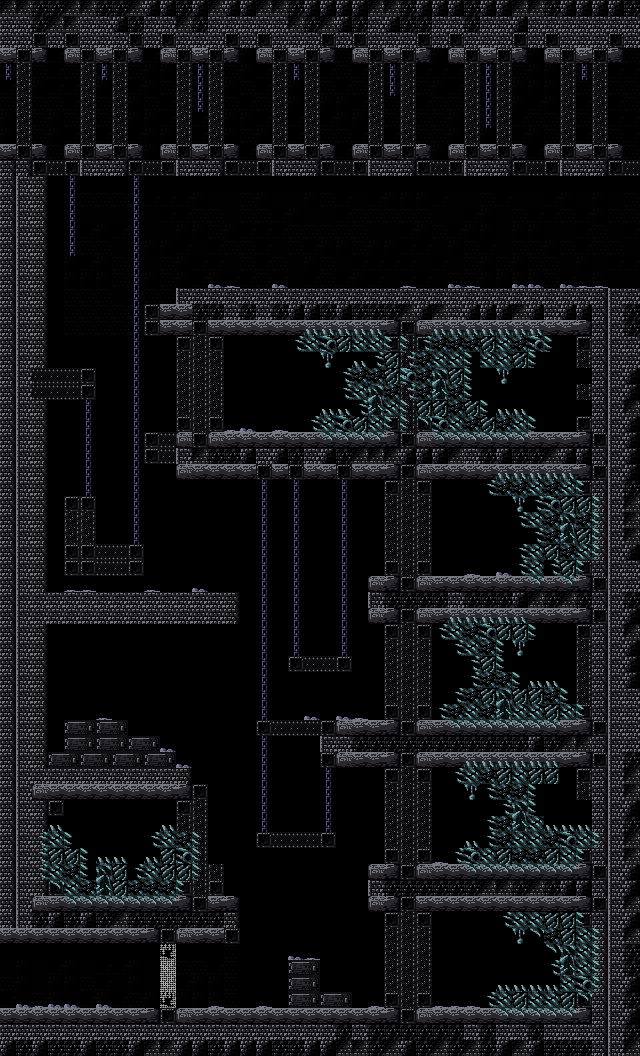

The image is a tile-based game level rendered from a .tmx file. Its description and source (layers, tilesets, objects; grid data summarised) follow:
An orthogonal 40x66 tile map with 16x16 px tiles, 3 tile layers (Background, Collision, Foreground).

<map version="1.10" tiledversion="1.10.2" orientation="orthogonal" renderorder="right-down" width="40" height="66" tilewidth="16" tileheight="16" infinite="0" nextlayerid="5" nextobjectid="1">
 <tileset firstgid="1" source="../tileset/tileset.tsx" />
 <layer id="4" name="Background" class="Layer" width="40" height="66">
  <properties>
   <property name="type" propertytype="LayerType" value="background" />
  </properties>
  <data>[2640 cells, 596 non-empty, 8 distinct tile ids]</data>
 </layer>
 <layer id="1" name="Collision" width="40" height="66">
  <data>[2640 cells, 1494 non-empty, 27 distinct tile ids]</data>
 </layer>
 <layer id="2" name="Foreground" class="Layer" width="40" height="66">
  <properties>
   <property name="type" propertytype="LayerType" value="foreground" />
  </properties>
  <data>[2640 cells, 211 non-empty, 7 distinct tile ids]</data>
 </layer>
</map>
